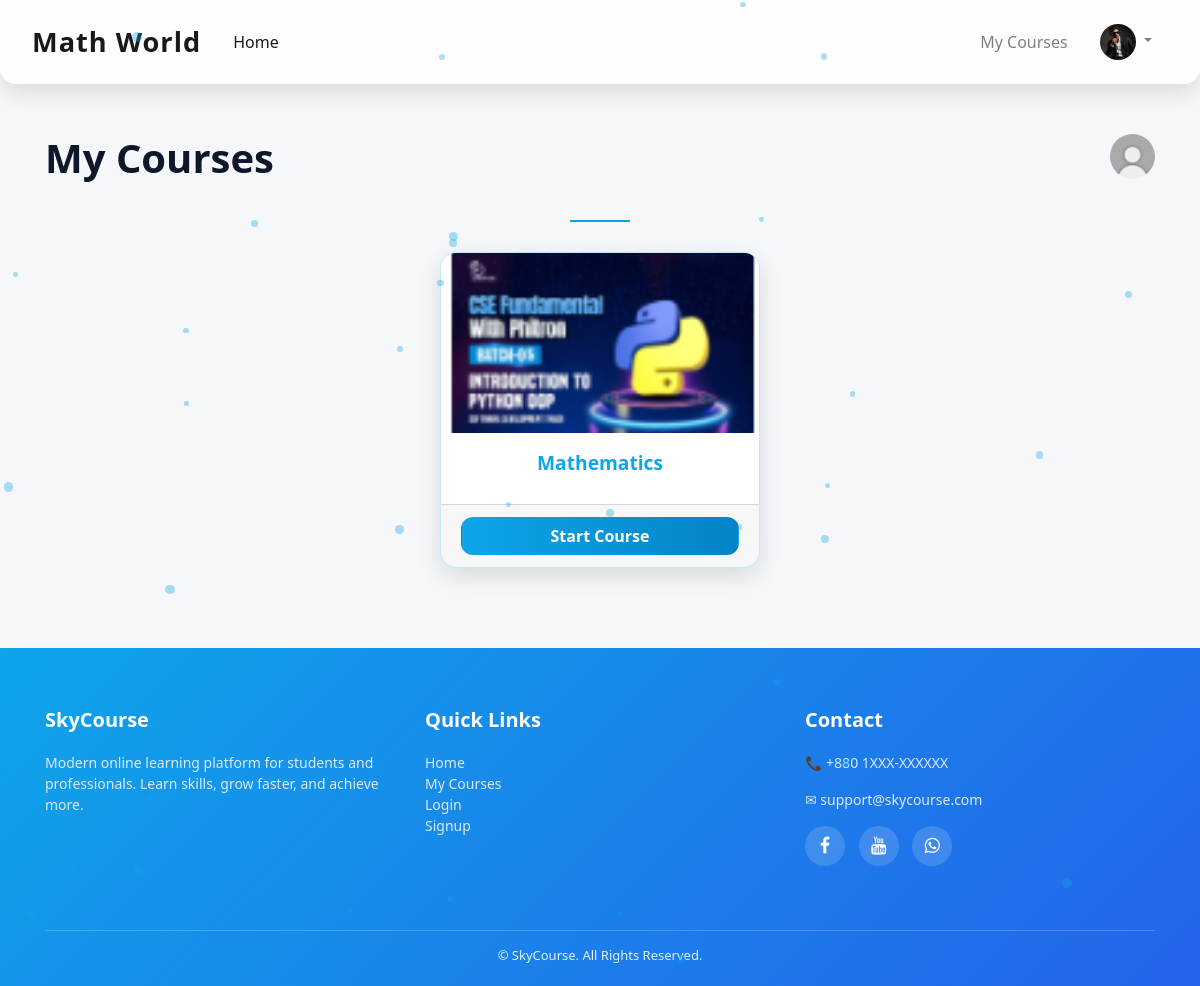
The page /my-courses (signed in) on the database its author committed.
### courses/models/AddiotionalInfo.py (models this page shows, shortened)
class AdditionalInfo(models.Model):
    user = models.OneToOneField(User, on_delete=models.CASCADE, related_name='additional_info')
    address = models.TextField(blank=True, null=True)
    phone_number = models.CharField(max_length=20, blank=True, null=True)
    school = models.CharField(max_length=150, blank=True, null=True)
    profile_picture = models.ImageField(upload_to='profile_pics/', blank=True, null=True,default='profile_pics/default.png')
    district = models.CharField(max_length=100, blank=True, null=True)
    upazilla = models.CharField(max_length=100, blank=True, null=True)
    BATCH_YEAR_CHOICES = [(year, year) for year in range(2026, 2035)]
    batch_year = models.IntegerField(choices=BATCH_YEAR_CHOICES, blank=True, null=True)

### courses/models/user_course.py (models this page shows, shortened)
class UserCourse(models.Model):
    user = models.ForeignKey(User , null = False , on_delete=models.CASCADE)
    course = models.ForeignKey(Course , null = False , on_delete=models.CASCADE)
    date = models.DateTimeField(auto_now_add=True)

### courses/models/course.py (models this page shows, shortened)
class Course(models.Model):
    name = models.CharField(max_length = 50 , null = False)
    slug = models.CharField(max_length = 50 , null = False , unique = True)
    description = models.CharField(max_length = 200 , null = True)
    price = models.IntegerField(null=False)
    discount = models.IntegerField(null=False , default = 0)
    active = models.BooleanField(default = False)
    thumbnail = models.ImageField(upload_to = "files/thumbnail")
    date = models.DateTimeField(auto_now_add= True)
    resource = models.FileField(upload_to = "files/resource")
    length = models.IntegerField(null=False)

### courses/views/courses.py (the view)
# urls.py: path('my-courses', MyCoursesList.as_view() , name = 'my-courses'),
@method_decorator(login_required(login_url='login') , name='dispatch')
class MyCoursesList(ListView):
    template_name = 'courses/my_courses.html'
    context_object_name = 'user_courses'
    def get_queryset(self):
        return UserCourse.objects.filter(user = self.request.user)

### courses/context_processors.py (called while the page is built)
def additional_info_processor(request):
    if request.user.is_authenticated:
        additional_info, _ = AdditionalInfo.objects.get_or_create(user=request.user)
        return {'additional_info': additional_info}
    return {}

### courses/templates/courses/my_courses.html (shortened to what this page needs)
{% extends 'courses/base.html' %}
{% load static %}
{% load course_custom_tags %}
{% block content %}
<div class="container mt-4">
    <div class="d-flex align-items-center mb-3">
        <p class="page-header flex-grow-1">My Courses</p>
        <img src="{% static 'courses/images/profile.png' %}" alt="Profile" class="profile-icon">
    </div>
    <hr style="border-top:2px solid #0ea5e9; width:60px; margin:auto; margin-bottom:30px;">
    <div class="courses-container">
        {% for uc in user_courses %}
        <div class="course-card card">
            <img class="card-img-top" src="{{ uc.course.thumbnail.url }}" alt="{{ uc.course.name }}">
            <div class="card-body">
                <h5>{{ uc.course.name }}</h5>
            </div>
            <div class="card-footer course-footer">
                <a href="/course/{{ uc.course.slug }}" class="btn w-100">Start Course</a>
            </div>
        </div>
        {% empty %}
        <p class="empty-message">You are not enrolled in any courses yet. Start learning today!</p>
        {% endfor %}
    </div>
</div>
{% endblock %}

### courses/templates/courses/base.html (shortened to what this page needs)
<!doctype html>
{% load static %}
<html lang="en">
<head>
    <link rel="stylesheet" href="https://maxcdn.bootstrapcdn.com/bootstrap/4.0.0/css/bootstrap.min.css">
    <link rel="stylesheet" href="{% static 'courses/css/common.css' %}">
    <link rel="stylesheet" href="https://cdnjs.cloudflare.com/ajax/libs/font-awesome/4.7.0/css/font-awesome.min.css">
</head>
<body>
<nav class="navbar navbar-expand-lg navbar-light">
    <a class="navbar-brand" href="/">Math World</a>
    <div class="collapse navbar-collapse" id="navbarNav">
        <ul class="navbar-nav mr-auto">
            <li class="nav-item active"><a class="nav-link" href="/">Home</a></li>
        </ul>
        <ul class="navbar-nav ml-auto align-items-center">
            {% if request.user.is_authenticated %}
                <li class="nav-item"><a class="nav-link" href="/my-courses">My Courses</a></li>
                <li class="nav-item dropdown">
                    <a class="nav-link dropdown-toggle" href="#" id="profileDropdown"
                       role="button" data-toggle="dropdown">
                        <img src="{{ additional_info.profile_picture.url }}" width="36" height="36"
                             class="rounded-circle shadow-sm">
                    </a>
                </li>
            {% endif %}
        </ul>
    </div>
</nav>
<div class="container-fluid mt-4 fade-in">
    {% block content %}{% endblock %}
</div>
<footer>
    <div class="container">
        <div class="row">
            <div class="col-md-4 mb-4">
                <h5>SkyCourse</h5>
                <p>Modern online learning platform for students and professionals.
                    Learn skills, grow faster, and achieve more.</p>
            </div>
            <div class="col-md-4 mb-4">
                <h5>Quick Links</h5>
                <ul class="list-unstyled">
                    <li><a href="/">Home</a></li>
                    <li><a href="/my-courses">My Courses</a></li>
                    <li><a href="/login">Login</a></li>
                    <li><a href="/signup">Signup</a></li>
                </ul>
            </div>
            <div class="col-md-4 mb-4">
                <h5>Contact</h5>
                <p>📞 +880 1XXX-XXXXXX</p>
                <p>✉ support@skycourse.com</p>
                <div class="social mt-3">
                    <a href="#"><i class="fa fa-facebook"></i></a>
                    <a href="#"><i class="fa fa-youtube"></i></a>
                    <a href="#"><i class="fa fa-whatsapp"></i></a>
                </div>
            </div>
        </div>
        <div class="footer-bottom">
            © {{ now|date:"Y" }} SkyCourse. All Rights Reserved.
        </div>
    </div>
</footer>
</body>
</html>

### courses/templates/courses/my_courses.html (style rules this page uses)
body { font-family: 'Segoe UI', sans-serif; color: #1f2937; overflow-x: hidden; position: relative; background: linear-gradient(120deg, #e0f2fe, #f0f9ff, #f0f4ff); background-size: 400% 400%; animation: slowGradient 25s ease infinite; }
.page-header { font-size: 2.5rem; font-weight: 700; text-align: center; color: #0f172a; margin-top: 20px; }
.profile-icon { width: 45px; height: 45px; border-radius: 50%; object-fit: cover; margin-left: auto; }
.courses-container { display: flex; flex-wrap: wrap; justify-content: center; gap: 30px; margin-top: 30px; }
.course-card { width: 100%; max-width: 320px; border-radius: 20px; overflow: hidden; background: rgba(255,255,255,0.95); backdrop-filter: blur(8px); border: 1px solid rgba(14,165,233,0.25); box-shadow: 0 20px 40px rgba(0,0,0,0.08); display: flex; flex-direction: column; transition: transform 0.4s ease, box-shadow 0.4s ease, filter 0.4s ease; position: relative; }
.course-card::before { content: ''; position: absolute; top: -30%; left: -30%; width: 160%; height: 160%; background: radial-gradient(circle at center, rgba(14,165,233,0.2), transparent 60%); opacity: 0; transition: opacity 0.5s ease; z-index: 0; }
.course-card img { height: 180px; object-fit: cover; transition: transform 0.4s ease, filter 0.4s ease; }
.course-card .card-body { padding: 18px; text-align: center; position: relative; z-index: 1; }
.course-card h5 { color: #0ea5e9; font-weight: 700; margin-bottom: 12px; font-size: 1.2rem; }
.course-footer { margin-top: auto; position: relative; z-index: 1; }
.course-footer .btn { border-radius: 12px; font-weight: 600; transition: all 0.3s ease; background: linear-gradient(90deg, #0ea5e9, #0284c7); color: white; }

### courses/templates/courses/base.html (style rules this page uses)
:root { --primary: #0ea5e9; --primary-dark: #0284c7; --secondary: #2563eb; --accent: #facc15; --bg: #f5f7fb; --text: #1f2937; }
body { font-family: 'Poppins', 'Segoe UI', sans-serif; background: var(--bg); color: var(--text); scroll-behavior: smooth; }
a { text-decoration: none; color: inherit; transition: 0.3s; }
.navbar { background: rgba(255,255,255,0.85); backdrop-filter: blur(12px); box-shadow: 0 8px 24px rgba(0,0,0,0.12); padding: 1rem 2rem; border-bottom-left-radius: 16px; border-bottom-right-radius: 16px; transition: all 0.3s; }
.navbar-brand { font-weight: 700; font-size: 1.7rem; letter-spacing: 1px; color: var(--primary); }
.navbar-nav .nav-item .nav-link { font-weight: 500; padding: 0.5rem 1rem; transition: 0.3s; }
.card { border-radius: 16px; box-shadow: 0 8px 24px rgba(0,0,0,0.12); transition: transform 0.3s, box-shadow 0.3s; }
footer { background: linear-gradient(135deg, var(--primary), var(--secondary)); color: #e0f2fe; padding: 60px 0 20px; margin-top: 80px; font-size: 14px; }
footer h5 { color: #ffffff; font-weight: 600; margin-bottom: 20px; }
footer p, footer a { color: #dbeafe; font-size: 14px; }
.social a { width: 40px; height: 40px; background: rgba(255,255,255,0.15); display: inline-flex; align-items: center; justify-content: center; border-radius: 50%; margin-right: 10px; color: white; font-size: 18px; transition: 0.3s; }
.footer-bottom { border-top: 1px solid rgba(255,255,255,0.2); margin-top: 40px; padding-top: 15px; text-align: center; font-size: 13px; }
.fade-in { opacity: 0; animation: fadeIn 1s forwards; }

### rows shown on the page
AdditionalInfo: profile_picture (picture)
UserCourse: course.thumbnail (picture), course.name "Mathematics"
